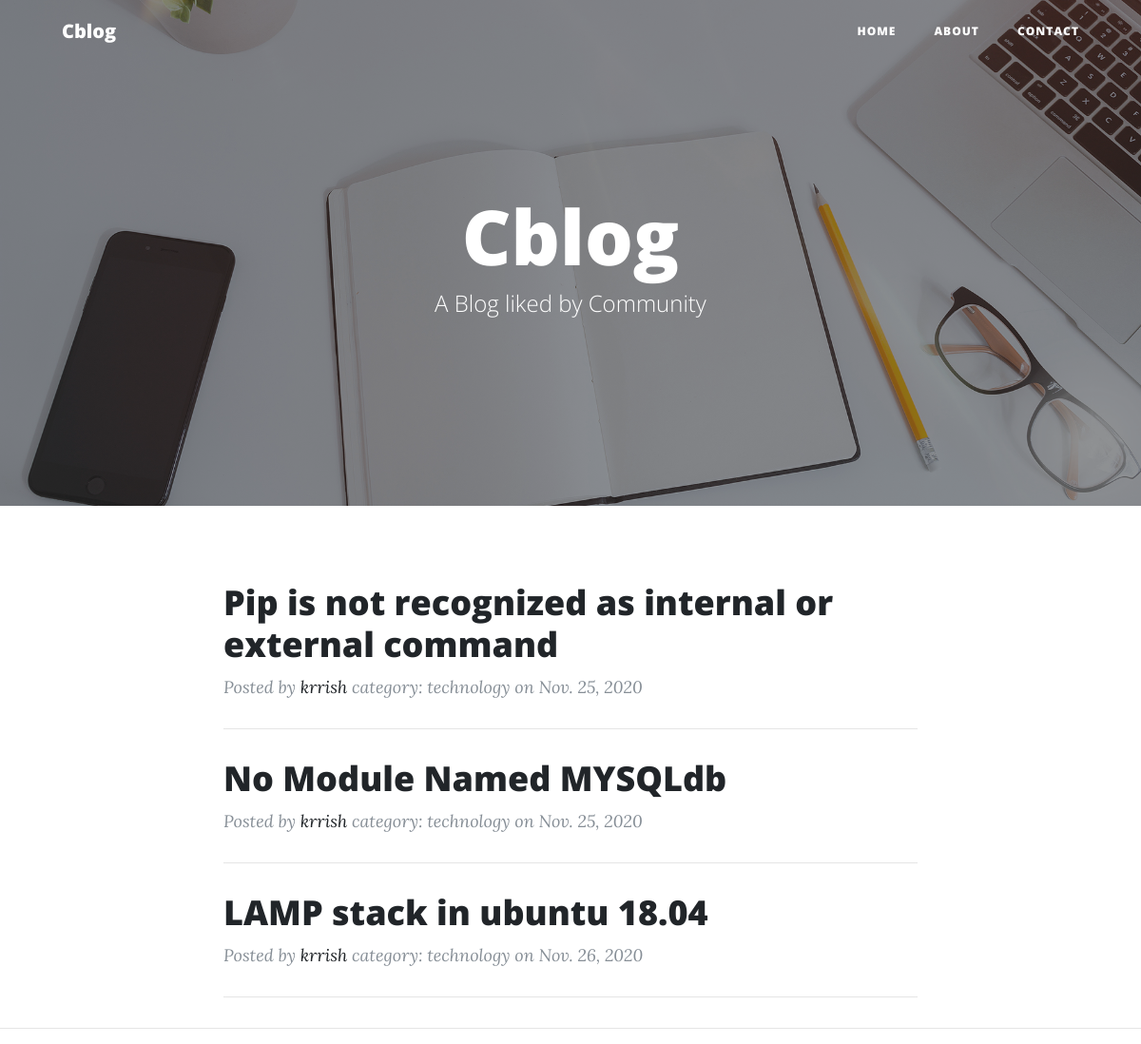
The page / on the database its author committed.
### blog/models.py (models this page shows, shortened)
class Post(models.Model):
    sno = models.AutoField(primary_key=True)
    post_title = models.CharField(max_length=255)
    post_time = models.TimeField()
    post_date = models.DateField()
    post_postedby = models.CharField(max_length=255)
    post_category = models.CharField(max_length=255)
    post_desc = models.TextField()

### blog/views.py (the view)
# urls.py: path('', views.index),
def index(request):
    context = {
        'posts': Post.objects.all()
    }
    return render(request, "index.html", context)

### templates/index.html (shortened to what this page needs)
<!DOCTYPE html>
<html lang="en">
<head>
  <link rel="stylesheet" href="https://maxcdn.bootstrapcdn.com/bootstrap/4.0.0/css/bootstrap.min.css">
  <link href="vendor/fontawesome-free/css/all.min.css" rel="stylesheet" type="text/css">
  <link href="/static/css/clean-blog.min.css" rel="stylesheet">
</head>
<body>
  <nav class="navbar navbar-expand-lg navbar-light fixed-top" id="mainNav">
    <div class="container">
      <a class="navbar-brand" href="/">Cblog</a>
      <div class="collapse navbar-collapse" id="navbarResponsive">
        <ul class="navbar-nav ml-auto">
          <li class="nav-item">
            <a class="nav-link" href="/">Home</a>
          </li>
          <li class="nav-item">
            <a class="nav-link" href="/about">About</a>
          </li>
          <li class="nav-item">
            <a class="nav-link" href="/contact">Contact</a>
          </li>
        </ul>
      </div>
    </div>
  </nav>
  <header class="masthead" style="background-image: url('/static/img/home-bg.jpg')">
    <div class="overlay"></div>
    <div class="container">
      <div class="row">
        <div class="col-lg-8 col-md-10 mx-auto">
          <div class="site-heading">
            <h1>Cblog</h1>
            <span class="subheading">A Blog liked by Community</span>
          </div>
        </div>
      </div>
    </div>
  </header>
  <div class="container">
    <div class="row">
      <div class="col-lg-8 col-md-10 mx-auto">
        {% for i in posts %}
        <div class="post-preview">
          <a href="/post/{{i.sno}}">
            <h2 class="post-title">
              {{i.post_title}}
            </h2>
          </a>
          <p class="post-meta">Posted by
            <a href="#">{{i.post_postedby}}</a>
            category: {{i.post_category}}
            on {{i.post_date}} {{i.time}}</p>
        </div>
        <hr>
        {% endfor %}
      </div>
    </div>
  </div>
  <hr>
</body>
</html>

### rows shown on the page
Post: post_title "Pip is not recognized as internal or external command", post_postedby "krrish", post_category "technology", post_date "Nov. 25, 2020"
Post: post_title "No Module Named MYSQLdb", post_postedby "krrish", post_category "technology", post_date "Nov. 25, 2020"
Post: post_title "LAMP stack in ubuntu 18.04", post_postedby "krrish", post_category "technology", post_date "Nov. 26, 2020"
